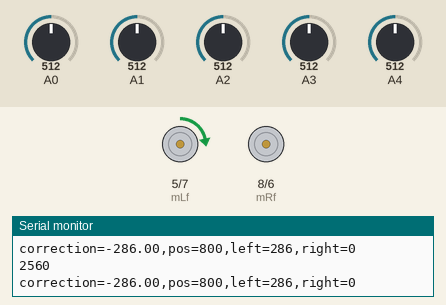
This sketch was run on a simulated Arduino Uno, built for the host (arithmetic inside an expression is 32-bit, double 64-bit). Parts: motor-driver pin pairs drawn as motors (green arrow = first pin HIGH = forward, orange = second pin HIGH = backward, longer = more drive), the last lines printed to the serial monitor. The inputs (shaded band) are chosen by the test bench; at power-on: A4 = 512, A0 = 512, A1 = 512, A2 = 512, A3 = 512.

Above: at 1.2 s.
1.3 s: A4 set to 716
At 2.5 s:
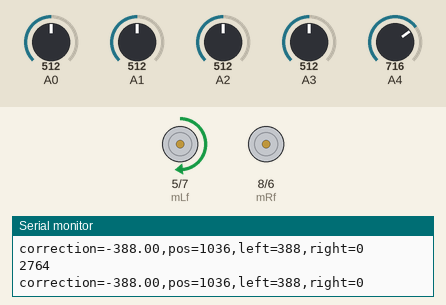
2.9 s: A4 set to 992
At 3.3 s:
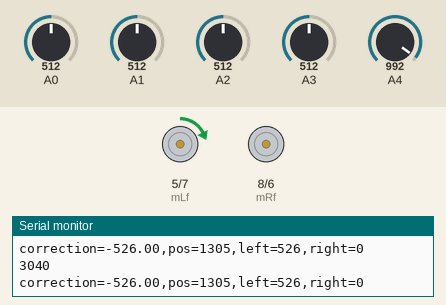
Timing chart, 0 to 5.9 s (numbered marks = the images above; inputs shaded):
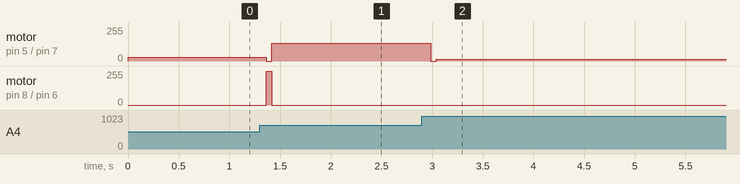

The sketch:

pid_2_final.ino
```cpp
#include <Servo.h>

int sensor_count = 4;
long sensor[] = {A4, A3, A2, A1}; // leftmost - A4, rightmost - A0

// speeds
int speed = 200;

float p;
float i;
float d;
float lp;
float error;
float correction;
float sp;

float Kp = 5;  // dummy
float Ki = 0;  // dummy
float Kd = 40; //(Kp-1)*10

int pos;
long sensor_average;
int sensor_sum;

#define mRf 8
// pwm
#define mRb 6
#define mLf 5
// pwm
#define mLb 7

#define Servo_myservo 11;

Servo myservo;

void pid_calc();
void calc_turn();
void motor_drive(int, int);

void setup()
{
  // motory
  pinMode(mRf, OUTPUT);
  pinMode(mRb, OUTPUT);
  pinMode(mLf, OUTPUT);
  pinMode(mLb, OUTPUT);

  // čidla
  // sensors
  pinMode(A1, INPUT);
  pinMode(A2, INPUT);
  pinMode(A3, INPUT);
  pinMode(A4, INPUT);

  Serial.begin(9600);
}


void loop()
{
  Serial.println(sensor_sum);
  pid_calc();
  calc_turn();
  // delay(500);
}

void pid_calc()
{
  sensor_average = 0;
  sensor_sum = 0;
  i = 0;

  for (int i = 0; i <= sensor_count; i++)
  {
    sensor[i] = analogRead(i);

    /*Serial.print(i);
    Serial.print("=");
    Serial.print(sensor[i]);
    Serial.print(",");*/
    sensor_average = sensor[i] * i * 1000; // weighted mean
    sensor_sum += sensor[i];
  }

  pos = int(sensor_average / sensor_sum);
  p = pos - 2000;
  i += p;
  d = p - lp;

  lp = p;

  correction = int(Kp * p + Ki * i + Kd * d);
  correction = p * Kp + i * Ki + d * Kd;
  const int max = speed / 2 + 30;
  if (correction > max)
    correction = max;
  if (correction < -max)
    correction = (-1 * max);

  if (correction < 0) // left
    set_motors(max + correction, max);
  else // right
    set_motors(max, max - correction);
}


void set_motors(int right, int left)
{

  Serial.print("correction");
  Serial.print("=");
  Serial.print(correction);

  Serial.print(",pos");
  Serial.print("=");
  Serial.print(pos);

  Serial.print(",left");
  Serial.print("=");
  Serial.print(left);

  Serial.print(",right");
  Serial.print("=");
  Serial.println(right);

  if (right > 0)
  {
    analogWrite(mRf, right);
    analogWrite(mRb, 0);
  }
  else
  {
    analogWrite(mRf, 0);
    analogWrite(mRb, abs(right));
  }

  if (left > 0)
  {
    analogWrite(mLf, left);
    analogWrite(mLb, 0);
  }
  else
  {
    analogWrite(mLf, 0);
    analogWrite(mLb, abs(left));
  }
}
```

Measured:
- after the input at 1.3 s, motor on pin 5 (mLf) / pin 7 (mLb): forward 30/255 → forward 132/255 after 0.06 s; motor on pin 8 (mRf) / pin 6 (mRb): stopped → forward 255/255 after 0.06 s, → stopped 0.05 s later
- after the input at 2.9 s, motor on pin 5 (mLf) / pin 7 (mLb): forward 132/255 → forward 14/255 after 0.09 s
